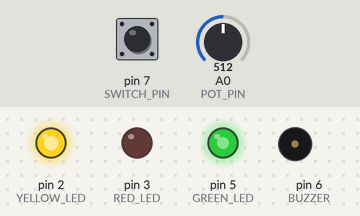
This sketch was run on a simulated Arduino Uno, built with avr-gcc and run on an emulated ATmega328P. Shown: output pins drawn as LEDs (lit = HIGH), buzzer (waves = sounding). Inputs (shaded band) come from the test bench; at power-on: A0 (POT_PIN) = 512, pin 7 (SWITCH_PIN) HIGH.

Above: at 1.2 s.
1.3 s: A0 (POT_PIN) set to 710
At 1.7 s:
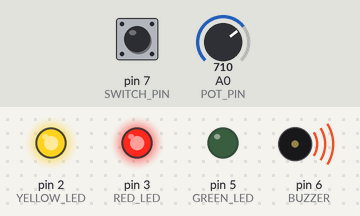
2.8 s: pin 7 (SWITCH_PIN) pulled LOW for 0.15 s
At 2.88 s:
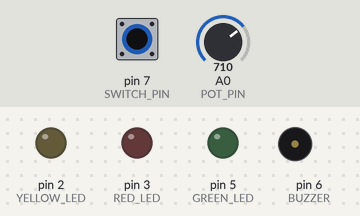
4.4 s: A0 (POT_PIN) set to 690
At 5.5 s:
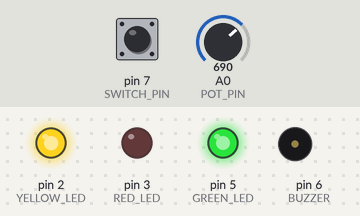
5.9 s: A0 (POT_PIN) set to 306
At 6.6 s:
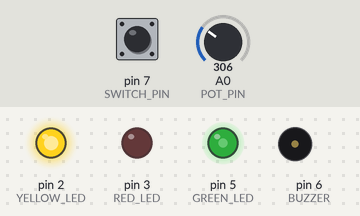
7.4 s: A0 (POT_PIN) set to 122
At 7.7 s:
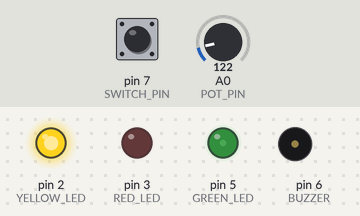
8.9 s: A0 (POT_PIN) set to 0
At 9.9 s:
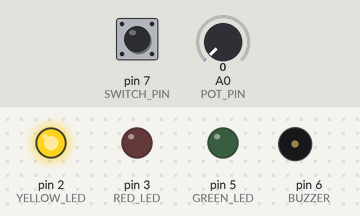
Timing chart, 0 to 11.4 s (numbered marks = the images above; inputs shaded):
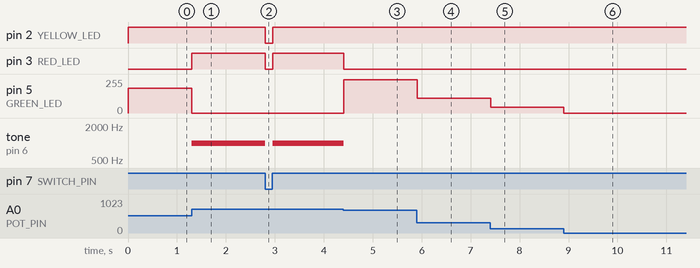

The sketch:

W9_Poten_SW_BZ_3LEDsAssign.ino
```cpp
const int YELLOW_LED = 2;
const int GREEN_LED = 5;   // PWM pin
const int RED_LED = 3;
const int BUZZER = 6;
const int SWITCH_PIN = 7;
const int POT_PIN = A0;

int switchState = 0;
int potValue = 0;
int brightness = 0;

const int THRESHOLD = 700;   // change to red LED + buzzer

void setup() {
  pinMode(YELLOW_LED, OUTPUT);
  pinMode(GREEN_LED, OUTPUT);
  pinMode(RED_LED, OUTPUT);
  pinMode(BUZZER, OUTPUT);
  pinMode(SWITCH_PIN, INPUT);
}

void loop() {
  switchState = digitalRead(SWITCH_PIN);

  // if s/w OFF -> no light
  if (switchState == LOW) {
    digitalWrite(YELLOW_LED, LOW);
    analogWrite(GREEN_LED, 0);
    digitalWrite(RED_LED, LOW);
    noTone(BUZZER);
  }

  // if s/w ON -> yellow LED light show digital mode and read potentiometer
  else {
    digitalWrite(YELLOW_LED, HIGH);

    potValue = analogRead(POT_PIN);

    if (potValue < THRESHOLD) {
      // analog mode: dimmable green LED
      brightness = map(potValue, 0, THRESHOLD, 0, 255);
      analogWrite(GREEN_LED, brightness);

      digitalWrite(RED_LED, LOW);
      noTone(BUZZER);
    }
    else {
      // if >= threshold -> green LED off, red LED on, buzzer sounds
      analogWrite(GREEN_LED, 0);
      digitalWrite(RED_LED, HIGH);
      tone(BUZZER, 1000);
    }
  }

  delay(10);
}
```

Measured:
- after the input at 1.3 s, pin 3 (RED_LED): LOW → HIGH at once; pin 5 (GREEN_LED): 186/255 → 0/255 at once; tone on pin 6 (BUZZER): silent → 1000 Hz at once
- after the input at 2.8 s, pin 2 (YELLOW_LED), pin 3 (RED_LED): HIGH → LOW at once, → HIGH 0.15 s later; tone on pin 6 (BUZZER): 1000 Hz → silent at once, → 1000 Hz 0.15 s later
- after the input at 4.4 s, pin 3 (RED_LED): HIGH → LOW at once; pin 5 (GREEN_LED): 0/255 → 251/255 at once; tone on pin 6 (BUZZER): 1000 Hz → silent at once
- after the input at 5.9 s, pin 5 (GREEN_LED): 251/255 → 111/255 at once
- after the input at 7.4 s, pin 5 (GREEN_LED): 111/255 → 44/255 at once
- after the input at 8.9 s, pin 5 (GREEN_LED): 44/255 → 0/255 at once
